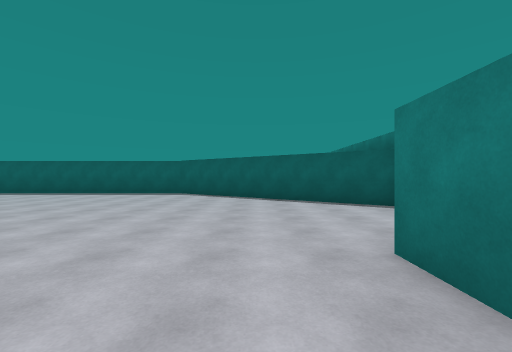
view 1 (above)

17 first-person views from a walk through a 3-D level made in the Unity game engine. The camera is 1.4 m above the floor, looks level and sees 90° across. The floor is counted in squares, 2 m on a side. Each view is taken from the middle of a square. On the plan, view 1 faces up. The plan holds only what a view shows up to about 9 squares ahead; the rest is blank. The place goes on beyond the plan.

view 2
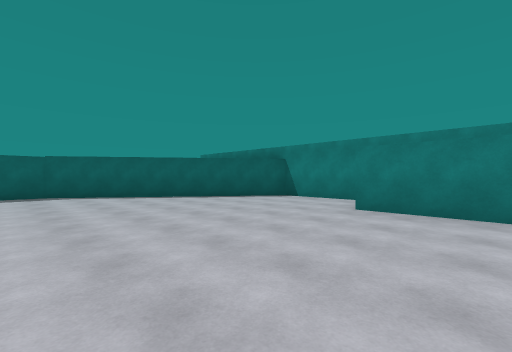

view 3
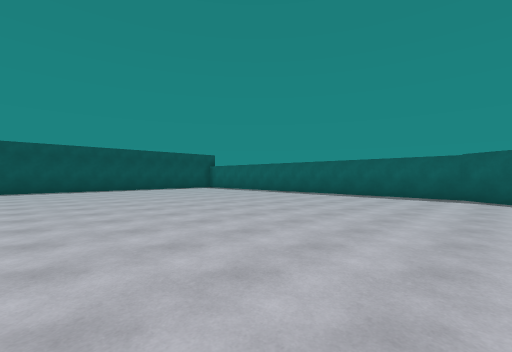

view 4
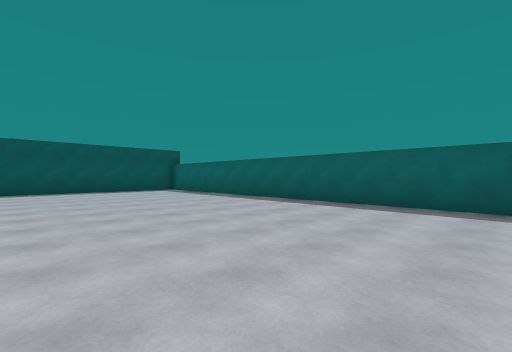

view 5
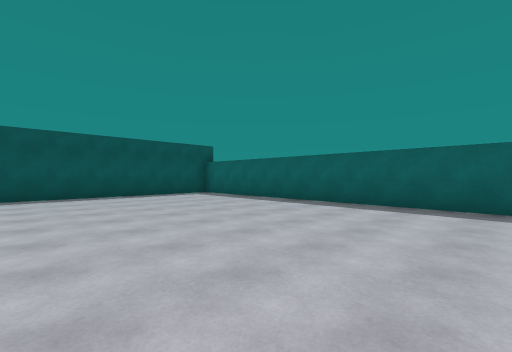

view 6
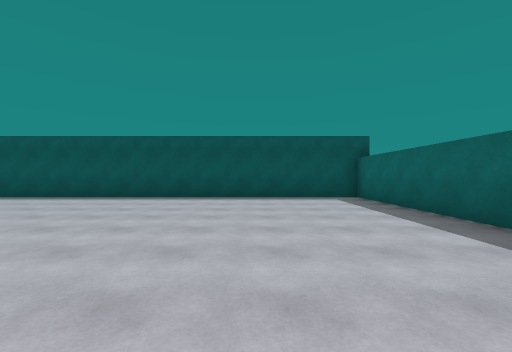

view 7
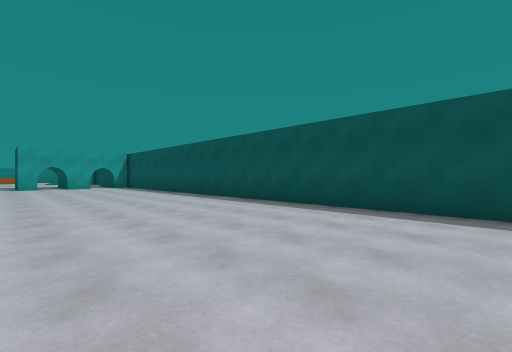

view 8
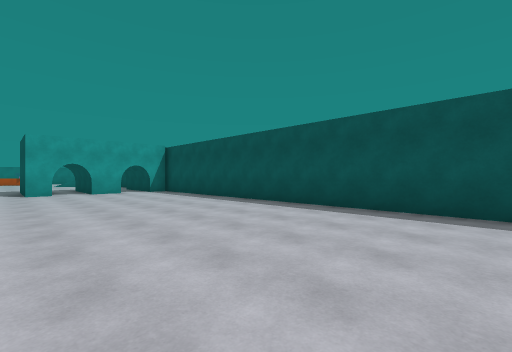

view 9
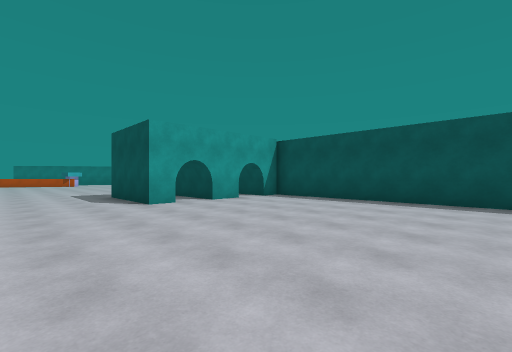

view 10
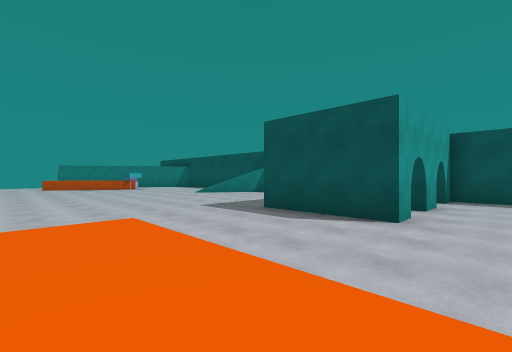

view 11
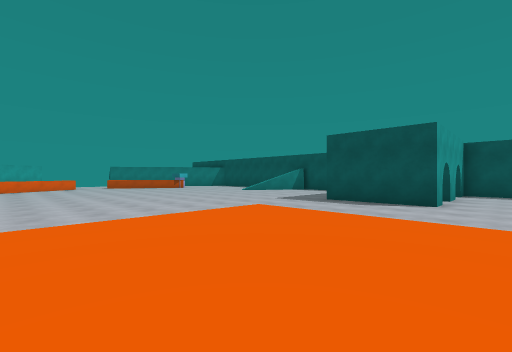

view 12
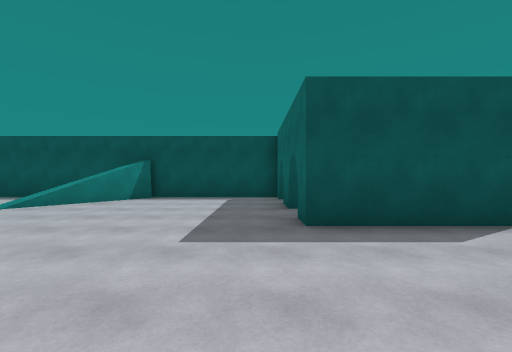

view 13
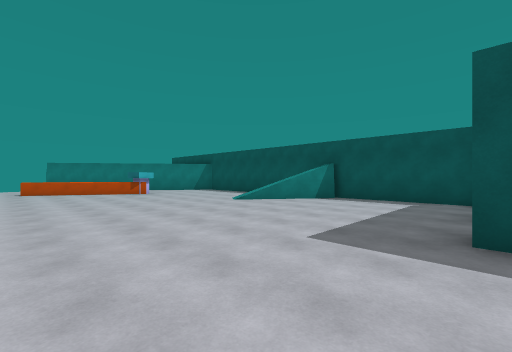

view 14
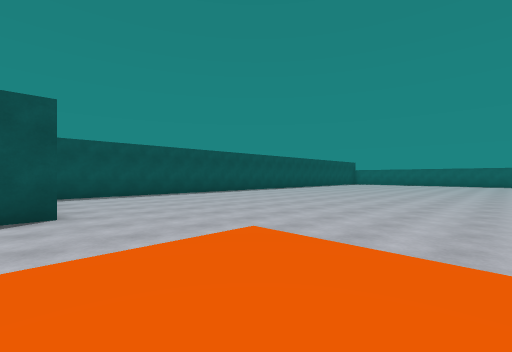

view 15
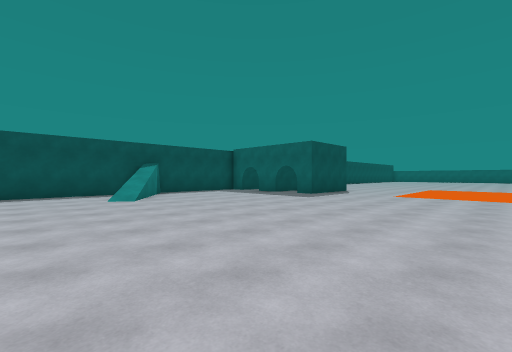

view 16
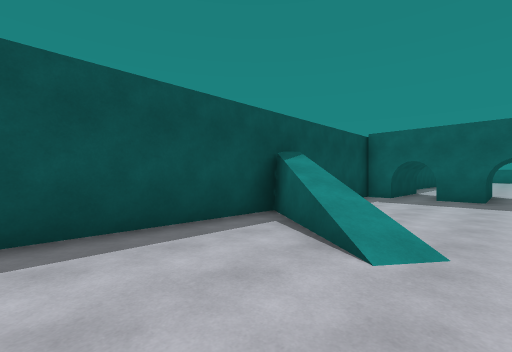

view 17
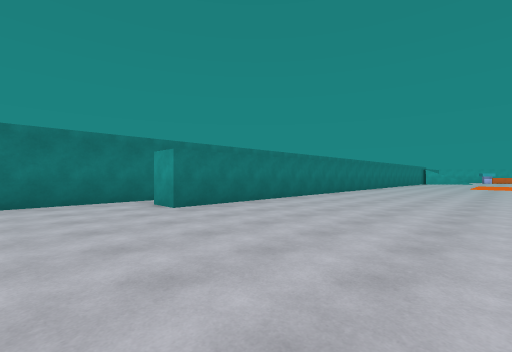

### Floor plan
Points are (right, up) in squares from view 1. A wall is a line through its corners. A room is listed if a view was taken in it or the views show most of it. See-through windows are left out.
Room 1 (views 1, 2, 3, 4, 5, 6, 7, 8, 9, 10, 11, 12, 13, 14, 15, 16, 17)
walls: (-11.4, -12.3) (-10.6, -12.3) (-10.6, -15.3) (-11.4, -15.3); (-13.6, -12.3) (-12.5, -12.3) (-12.5, -15.3) (-13.6, -15.3); (1.2, 2.3) (2.2, 2.3); (3.3, 1.8) (3.3, 5.4); (3.3, 5.9) (-3, 10.4) (-15.5, 10.4) (-15.5, -12.3) (-14.7, -12.3) (-14.7, -15.3) (-15.5, -15.3) (-15.5, -24.5)
objects: other object (-15, -20)

Where each view was taken, in squares from view 1:
view 1: 0 up, 0 right, facing up
view 2: 0 up, 4 left, facing up-right
view 3: 1 up, 2 left, facing up-left
view 4: 4 up, 3 left, facing up-left
view 5: 4 up, 6 left, facing up-left
view 6: 7 up, 7 left, facing left
view 7: 4 up, 10 left, facing down-left
view 8: 1 down, 10 left, facing down-left
view 9: 6 down, 8 left, facing down-left
view 10: 11 down, 6 left, facing down-left
view 11: 11 down, 3 left, facing down-left
view 12: 16 down, 7 left, facing left
view 13: 15 down, 7 left, facing down-left
view 14: 13 down, 5 left, facing up-left
view 15: 24 down, 5 left, facing up-left
view 16: 24 down, 12 left, facing up-left
view 17: 5 up, 4 left, facing down-right
